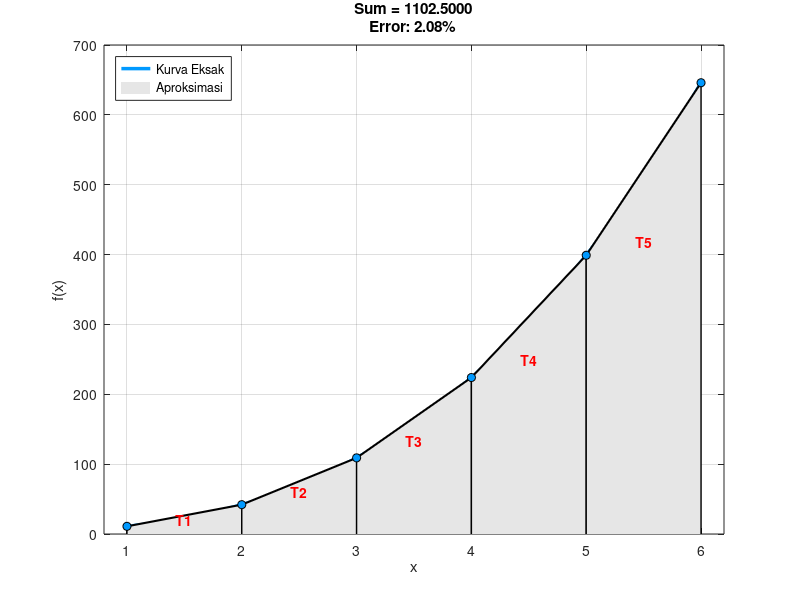

The MATLAB source for this figure:
clear; clc; close all;

f = @(x) 2*x.^3 + 6*x.^2 - x + 4; 

disp('--- Program Integral Trapesium ---');
a = 1; % batas bawah
b = 6; % batas atas
n = input('Masukkan jumlah sub-interval (n): ');

dx = (b - a) / n;
sum = 0;   
c1 = a;    

x_fine = linspace(a, b, 500);
y_fine = f(x_fine);
figure('Color', 'w'); 
h_curve = plot(x_fine, y_fine, 'Color', [0 0.6 1], 'LineWidth', 2.5); hold on;
h_fill = [];

fprintf('\nDetail Iterasi:\n');
fprintf('-------------------------------------------------------------\n');
fprintf(' i |    c1     |    c2     |     z (Luas)   |   sum (Total)\n');
fprintf('-------------------------------------------------------------\n');

for i = 1:n
    c2 = c1 + dx;
    z = (dx / 2) * (f(c1) + f(c2));
    sum = sum + z;
    
    x_trap = [c1, c1, c2, c2];
    y_trap = [0, f(c1), f(c2), 0];
    
    h_temp = fill(x_trap, y_trap, [0.9 0.9 0.9], 'EdgeColor', 'none');
    if i==1, h_fill = h_temp; end
    
    plot([c1 c1], [0 f(c1)], 'k-', 'LineWidth', 1);       
    plot([c2 c2], [0 f(c2)], 'k-', 'LineWidth', 1);       
    plot([c1 c2], [f(c1) f(c2)], 'k-', 'LineWidth', 1.5); 
    
    plot(c1, f(c1), 'o', 'MarkerFaceColor', [0 0.6 1], 'MarkerEdgeColor', 'k');
    if i==n, plot(c2, f(c2), 'o', 'MarkerFaceColor', [0 0.6 1], 'MarkerEdgeColor', 'k'); end
    
    text((c1+c2)/2, (f(c1)+f(c2))/2.5, ['T' num2str(i)], 'Color', 'r', 'FontWeight', 'bold', 'HorizontalAlignment', 'center');
    
    fprintf(' %d | %8.4f  | %8.4f  |   %10.4f   |   %10.4f\n', i, c1, c2, z, sum);
    
    c1 = c1 + dx;
end

val_exact = integral(f, a, b);
err_abs = abs(val_exact - sum); 
err_rel = (err_abs / abs(val_exact)) * 100;

fprintf('-------------------------------------------------------------\n');
fprintf('\nHASIL AKHIR:\n');
fprintf('1. Eksak (Analitik) : %.6f\n', val_exact);
fprintf('2. Numerik (sum)    : %.6f\n', sum);
fprintf('3. Error Relatif    : %.4f %%\n', err_rel);

title({['Sum = ' num2str(sum, '%.4f')], ...
       ['Error: ' num2str(err_rel, '%.2f') '%']});

xlabel('x'); ylabel('f(x)'); grid on;
xlim([a-0.2, b+0.2]); 
legend([h_curve, h_fill], {'Kurva Eksak', 'Aproksimasi'}, 'Location', 'northwest');
hold off;
